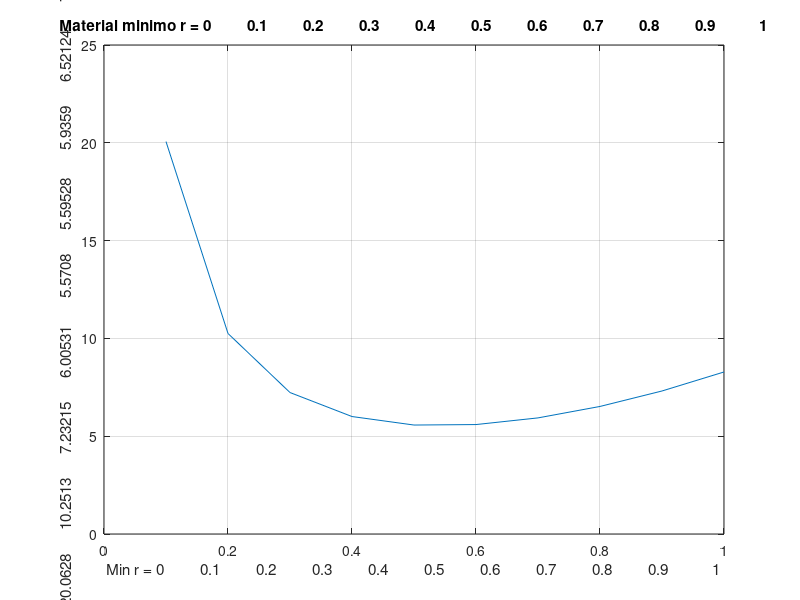

Reproduce this figure in MATLAB.
% Octave Script
%School                :Tecnologico de Estudios Superiores de Jilotepec 
% Materia : Cálculo Diferencial
%Specialty             :Ingeniería en Sistemas Computacionales 
%Grupo :3101
% Title                :Resolución de desigualdades
% Description          :Script para resolver un problema sobre la cantidad minima de material para hacer una lata cilindrica usada para envasar aceite
% Author               :Cristan Miranda Padilla ,  Ambar Itzel Cruz Zarza, Bryan Abner Garcia Cruz 
% Date                 :202123107    , 202123174    ,  202123180
% Version              :1
% Usage                :octave>cd/path/
%		                   :octave>ResolucionDesigualdades 
% Notes                :Requiere aplicacion octave, usar la linea de comandos
%                      :https://octaveintro.readthedocs.io/en/latest/index.html
%limpiar variables
clear all
%Uso mínimo de material para una lata cilindrica de aceite
disp ('Material minimo para hacer una  lata cilindrica para envasar aceite.');
disp ('');
%Rango de 0...1 en i = 0.1
r=0:0.1:1;

%valor de la funcion
disp ('valor de la funcion');
ar =@(r) (2*(pi)) * (r.^2) + (2./(r))

%funcion a graficar
y = (2 * (pi))*(r.^2)+(2./(r))

%dibujar r, y
plot(r,y);

grid on;

%Titulo
title(['Material minimo r = ' num2str(r)]);
%Etiqueta para x
xlabel(['Min r = ' num2str(r)]);
%Etiqueta para y
ylabel(['Min y = ' num2str(ar(r))] );
